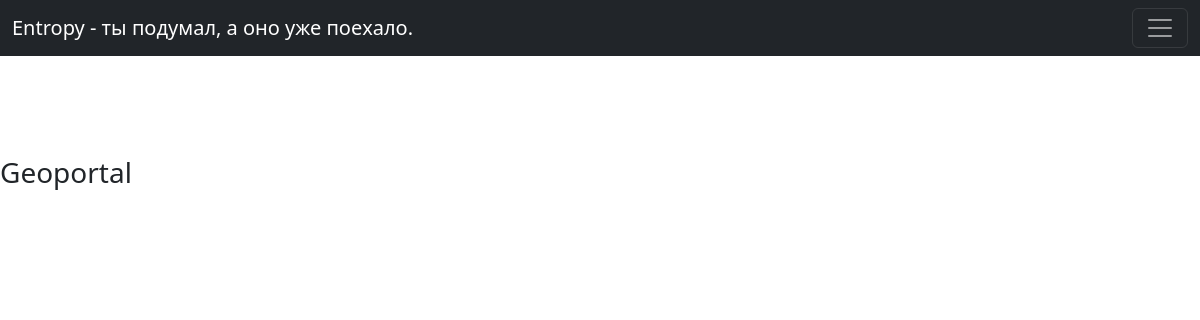
Before: /geo with the older database file.
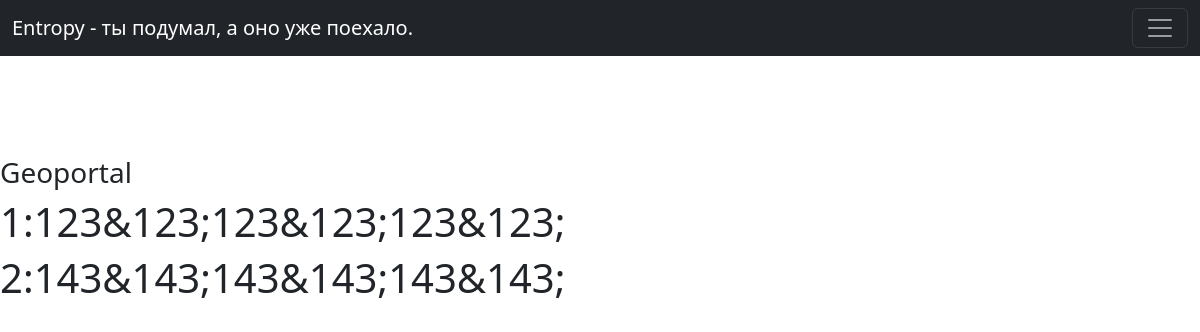
After: the same page with the newer database file.
### main/models.py (models this page shows, shortened)
class Geom(models.Model):
    ids = models.IntegerField(default=0, name="ids")
    keypoints = models.TextField(max_length=20000, name="keypoints", default="")
    ids = models.IntegerField(default=0)
    class Meta:
        verbose_name = "История"
        verbose_name_plural = "История"

### main/views.py (the view)
# urls.py: path('geo', views.geo, name='geo'),
def geo(request):
    data = Geom.objects.all()
    return render(request, 'main/geo.html', {'data': data})

### main/templates/main/geo.html
{% extends 'base.html' %}
{% block body %}
<h3 style="margin-top: 100px;">Geoportal</h3>
{% for i in data %}
<h1>{{ i.ids }}:{{ i.keypoints }}</h1>
{% endfor %}
{% endblock body %}

### main/templates/base.html (shortened to what this page needs)
<!DOCTYPE html>
<html>
    <head>
        <link href="https://cdn.jsdelivr.net/npm/bootstrap@5.2.1/dist/css/bootstrap.min.css" rel="stylesheet">
        <nav class="navbar navbar-dark bg-dark">
            <div class="container-fluid">
                <a class="navbar-brand">Entropy - ты подумал, а оно уже поехало.</a>
                <button class="navbar-toggler" type="button" data-bs-toggle="offcanvas" data-bs-target="#offcanvasDarkNavbar" aria-controls="offcanvasDarkNavbar">
                <span class="navbar-toggler-icon"></span>
                </button>
            </div>
        </nav>
    </head>
    <body>
        {% block body %}{% endblock %}
    </body>
</html>

Changed rows visible on the page:
added Geom: ids "1", keypoints "123&123;123&123;123&123;"
added Geom: ids "2", keypoints "143&143;143&143;143&143;"
